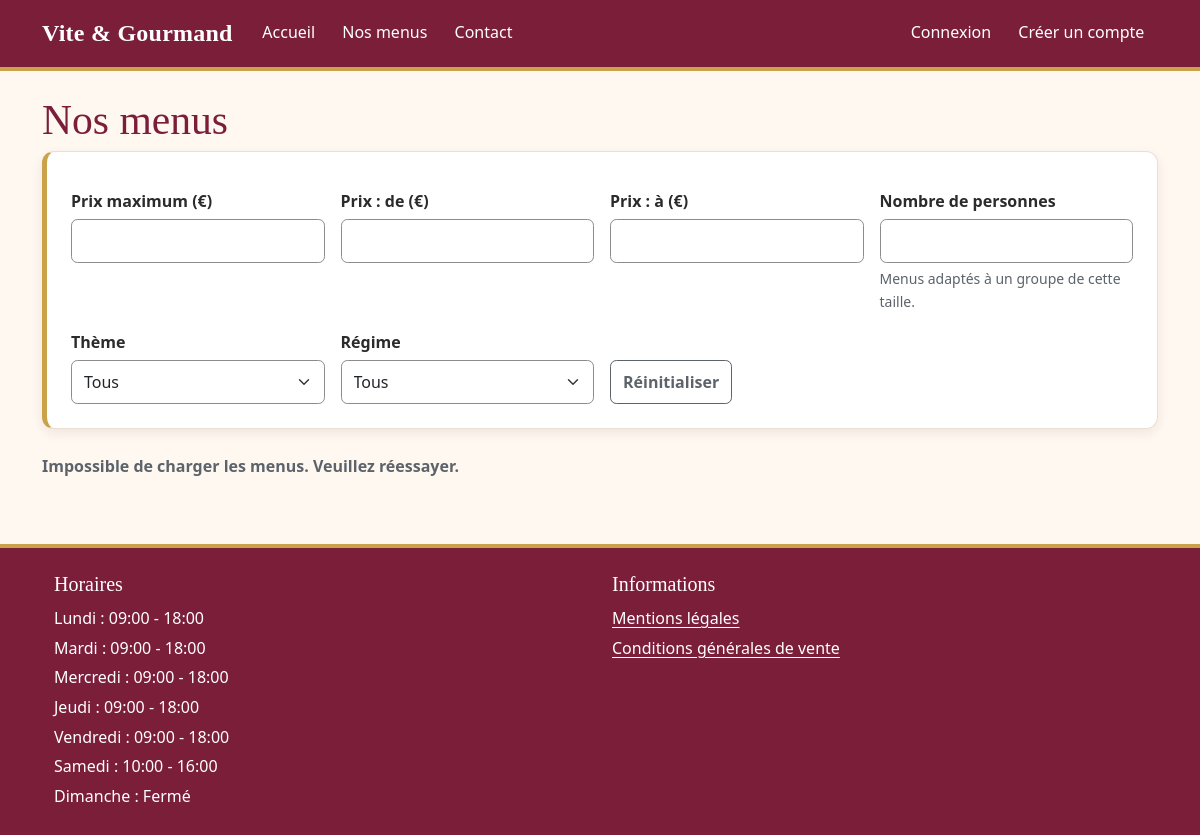
Screenshot of /menus.php with the database file from the repository.
### tables this page shows
CREATE TABLE horaire (
    horaire_id     INT AUTO_INCREMENT PRIMARY KEY,
    jour           ENUM('lundi','mardi','mercredi','jeudi','vendredi','samedi','dimanche') NOT NULL UNIQUE,
    heure_ouverture TIME NULL,                     
    heure_fermeture TIME NULL
);

### includes/db.php (called while the page is built, shortened)
<?php
function config(): array
{
    static $c = null;
    return $c ??= require __DIR__ . '\..\config\config.php';
}
function db(): PDO
{
    static $pdo = null;
    if ($pdo === null) {
        $c = config()['db'];
        $dsn = "mysql:host={$c['host']};dbname={$c['name']};charset=utf8mb4";
        $pdo = new PDO($dsn, $c['user'], $c['pass'], [
            PDO::ATTR_ERRMODE            => PDO::ERRMODE_EXCEPTION,
            PDO::ATTR_DEFAULT_FETCH_MODE => PDO::FETCH_ASSOC,
            PDO::ATTR_EMULATE_PREPARES   => false,
        ]);
    }
    return $pdo;
}

### includes/security.php (called while the page is built, shortened)
<?php
function e(?string $v): string {
    return htmlspecialchars((string)$v, ENT_QUOTES | ENT_SUBSTITUTE, 'UTF-8');
}

### public/menus.php (the view, shortened to what this page needs)
<?php
require __DIR__ . '/../includes/header.php';
?>
<h1>Nos menus</h1>
<form id="filtres" class="row g-3 mb-4" aria-label="Filtrer les menus">
    <div class="col-md-3">
        <label class="form-label" for="prix_max">Prix maximum (€)</label>
        <input class="form-control" type="number" min="0" step="1" id="prix_max" name="prix_max">
    </div>
    <div class="col-md-3">
        <label class="form-label" for="fourchette_min">Prix : de (€)</label>
        <input class="form-control" type="number" min="0" step="1" id="fourchette_min" name="fourchette_min">
    </div>
    <div class="col-md-3">
        <label class="form-label" for="fourchette_max">Prix : à (€)</label>
        <input class="form-control" type="number" min="0" step="1" id="fourchette_max" name="fourchette_max">
    </div>
    <div class="col-md-3">
        <label class="form-label" for="personnes_min">Nombre de personnes</label>
        <input class="form-control" type="number" min="1" step="1" id="personnes_min" name="personnes_min" aria-describedby="aide-pers">
        <div id="aide-pers" class="form-text">Menus adaptés à un groupe de cette taille.</div>
    </div>
    <div class="col-md-3">
        <label class="form-label" for="theme_id">Thème</label>
        <select class="form-select" id="theme_id" name="theme_id">
            <option value="">Tous</option>
        </select>
    </div>
    <div class="col-md-3">
        <label class="form-label" for="regime_id">Régime</label>
        <select class="form-select" id="regime_id" name="regime_id">
            <option value="">Tous</option>
        </select>
    </div>
    <div class="col-md-3 d-flex align-items-end">
        <button class="btn btn-outline-secondary" type="reset" id="reinit">Réinitialiser</button>
    </div>
</form>
<p id="statut" role="status" aria-live="polite" class="text-muted"></p>
<?php require __DIR__ . '/../includes/footer.php'; ?>

### includes/footer.php (shortened to what this page needs)
</main>
<?php
$horaires = db()->query("SELECT jour, heure_ouverture, heure_fermeture FROM horaire ORDER BY FIELD(jour,'lundi','mardi','mercredi','jeudi','vendredi','samedi','dimanche')")->fetchAll();
?>
<footer class="bg-vg text-white py-4 mt-4">
    <div class="container row mx-auto">
        <section class="col-md-6" aria-labelledby="titre-horaires">
            <h2 class="h5" id="titre-horaires">Horaires</h2>
            <ul class="list-unstyled mb-0">
            <?php foreach ($horaires as $h): ?>
                <li><?= e(ucfirst($h['jour'])) ?> :
                    <?= $h['heure_ouverture'] ? e(substr($h['heure_ouverture'],0,5)) . ' - ' . e(substr($h['heure_fermeture'],0,5)) : 'Fermé' ?>
                </li>
            <?php endforeach; ?>
            </ul>
        </section>
        <nav class="col-md-6" aria-label="Informations légales">
            <h2 class="h5">Informations</h2>
            <ul class="list-unstyled mb-0">
                <li><a class="text-white" href="/mentions-legales.php">Mentions légales</a></li>
                <li><a class="text-white" href="/cgv.php">Conditions générales de vente</a></li>
            </ul>
        </nav>
    </div>
</footer>
</body>
</html>

### public/assets/css/style.css (style rules this page uses)
:root { --vg-bordeaux: #7b1e3a; --vg-bordeaux-fonce: #5e162c; --vg-bordeaux-nuit: #3d0d1c; --vg-creme: #fff8f0; --vg-creme-fonce: #f4e9dc; --vg-or: #8a6a12; --vg-or-clair: #c9a24a; --vg-texte: #2b2b2b; --vg-gris: #5c636a; --vg-bordure: #eadfd3; --vg-focus: #0b57d0; --vg-blanc: #fff; --vg-rayon: .75rem; --vg-rayon-petit: .4rem; --vg-ombre: 0 .25rem .75rem rgba(61, 13, 28, .08); --vg-ombre-forte: 0 .6rem 1.4rem rgba(61, 13, 28, .16); --vg-serif: Georgia, "Times New Roman", serif; --vg-sans: system-ui, -apple-system, "Segoe UI", Roboto, "Helvetica Neue", Arial, sans-serif; }
html { scroll-behavior: smooth; }
body { background: var(--vg-creme); color: var(--vg-texte); font-family: var(--vg-sans); font-size: 1rem; line-height: 1.65; }
h1, h2, h3, h4, .navbar-brand { font-family: var(--vg-serif); line-height: 1.25; }
h1, h2 { color: var(--vg-bordeaux); }
h1 { font-size: clamp(1.9rem, 4vw, 2.6rem); margin-bottom: 1.25rem; }
main p, main li { max-width: 75ch; }
a { color: var(--vg-bordeaux); text-underline-offset: .2em; }
.text-muted, .form-text { color: var(--vg-gris) !important; }
.bg-vg { background-color: var(--vg-bordeaux); }
.btn { border-radius: var(--vg-rayon-petit); font-weight: 600; min-height: 44px; display: inline-flex; align-items: center; justify-content: center; }
.btn-outline-secondary { color: var(--vg-gris); border-color: var(--vg-gris); }
#filtres { background: #fff; border: 1px solid var(--vg-bordure); border-left: 5px solid var(--vg-or-clair); border-radius: var(--vg-rayon); padding: 1.25rem 1rem 1.5rem; margin-inline: 0; box-shadow: var(--vg-ombre); }
#statut { min-height: 1.6rem; font-weight: 600; }
.form-label { font-weight: 600; margin-bottom: .3rem; }
.form-control, .form-select { border: 1px solid #8c8c8c; border-radius: var(--vg-rayon-petit); min-height: 44px; background-color: #fff; }
footer.bg-vg { border-top: 4px solid var(--vg-or-clair); }
footer h2 { color: #fff; font-size: 1.15rem; margin-bottom: .6rem; }
footer ul li { padding-block: .1rem; }
footer a { color: #fff; text-decoration: underline; }

### rows the page displays
horaire: jour "Lundi", heure_ouverture "09:00", heure_fermeture "18:00"
horaire: jour "Mardi", heure_ouverture "09:00", heure_fermeture "18:00"
horaire: jour "Mercredi", heure_ouverture "09:00", heure_fermeture "18:00"
horaire: jour "Jeudi", heure_ouverture "09:00", heure_fermeture "18:00"
horaire: jour "Vendredi", heure_ouverture "09:00", heure_fermeture "18:00"
horaire: jour "Samedi", heure_ouverture "10:00", heure_fermeture "16:00"
horaire: jour "Dimanche", shows "Fermé"
